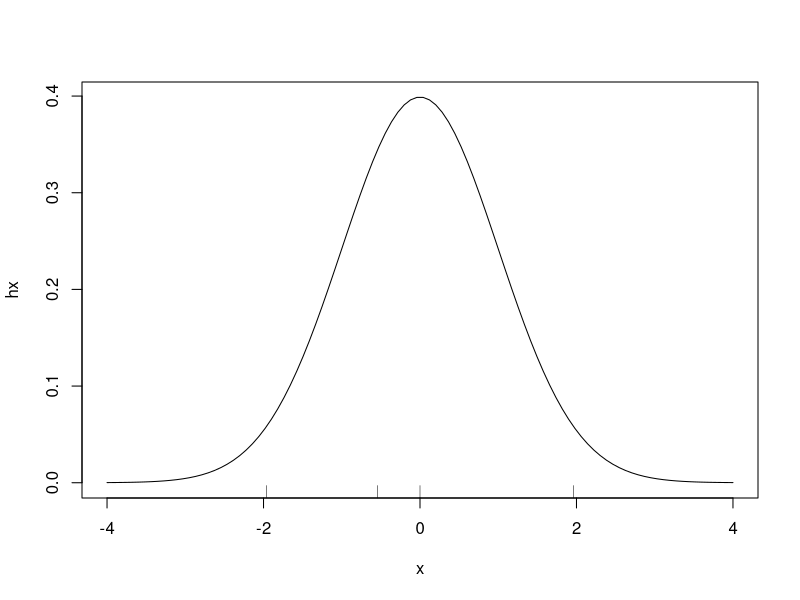
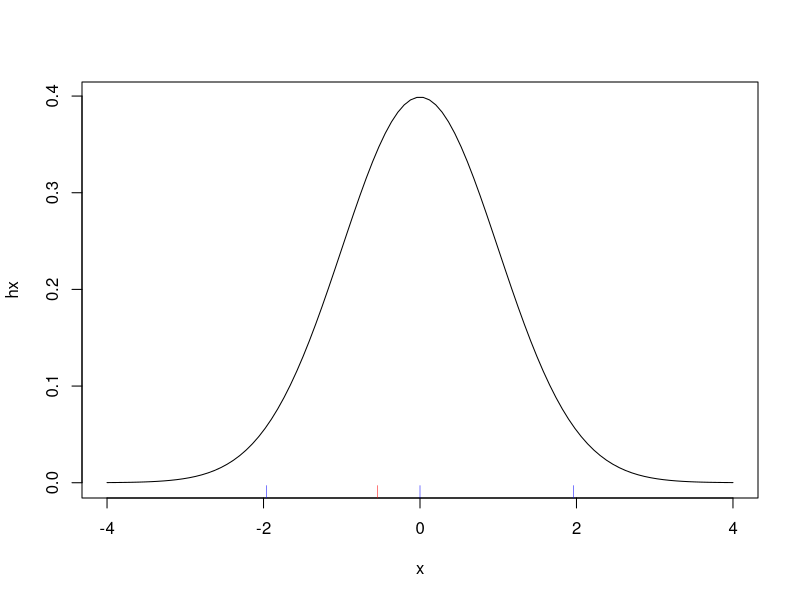
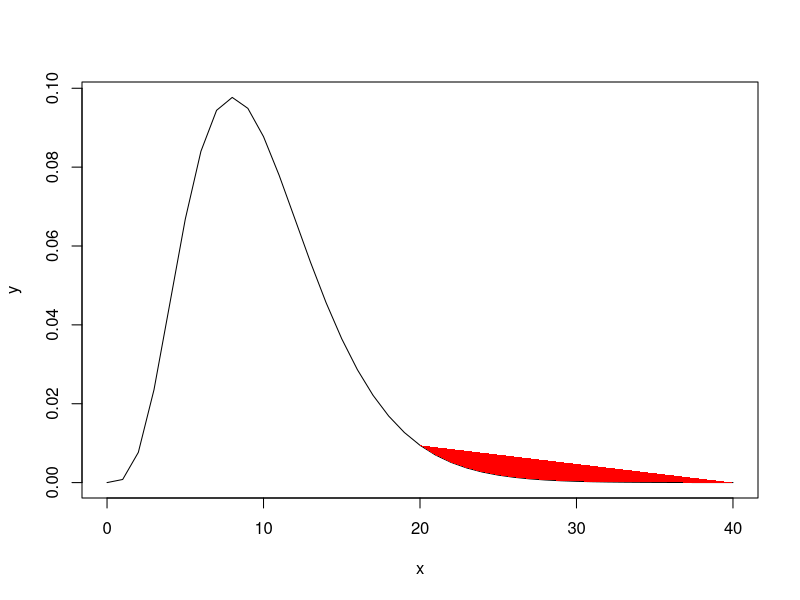
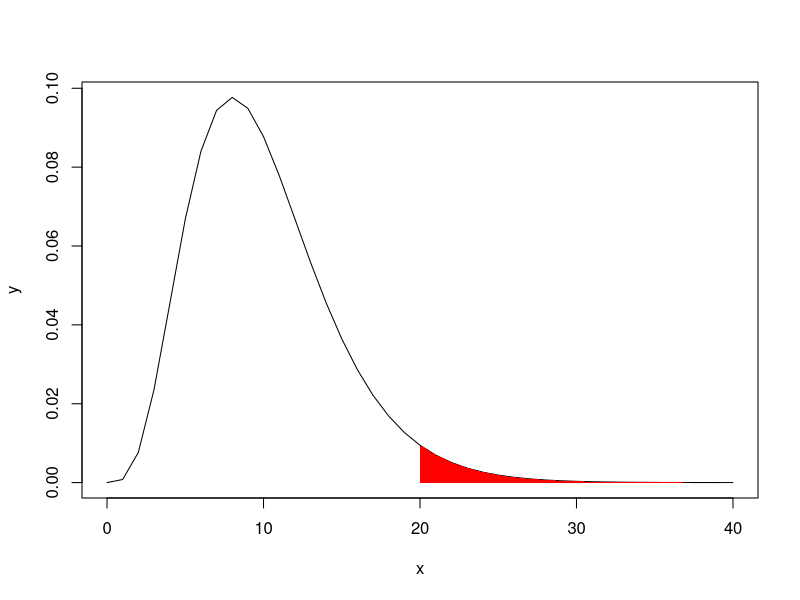

Source code (R) for these figures, in order:
## ---- chunk 1
knitr::opts_chunk$set(echo = TRUE)
## ---- chunk 2
x<-c(3.801895,5.214785,5.445979,4.293448,7.401404,4.156799,6.029400,3.982314,3.605331,4.707879,4.087529,4.635022,5.597247,3.889285,6.268631,
6.304441,5.565396,5.380210,1.754372,5.449418)
u.test<-function(x,mu,thegma)
{  Se=thegma/sqrt(length(x))
   u=(mean(x)-mu)/Se
   p=pnorm(u)
   list(u=u, p=p)
}
rst<-u.test(x,5,1)
rst

m<-qnorm(0.975)
x <- seq(-4, 4, length=100)
hx <- dnorm(x)
plot(x,hx,"l")
rug(c(-m,rst$u,0,m))
## ---- chunk 3
n<-pnorm(80,100,15)
n
pnorm(120,100,15)-pnorm(80,100,15)
## ---- chunk 4
u.test<-function(x,mu,thegma,alternative="twoside")
{  Se=thegma/sqrt(length(x))
   u <-(mean(x)-mu)/Se
   p <-pnorm(u)
   if(alternative=="twoside") p<-2*(1-pnorm(abs(u))) #u轉成正的,1-pnorm(abs(u))為全部扣除外面面積,*2可得兩邊的面積
   else if (alternative=="less") p<-pnorm(u)
   else p <- 1-pnorm(u)
   list(u=u, p=p)
}


b=c(22,24,21,24,23,24,23,22,21,25)
u.test(b, 25,2.4,"less")

## ---- chunk 5
x=c(50.2,49.6,51.0,50.8,50.6,49.8,51.2,49.7,51.5,50.3,51.0,50.6)
t.test(x,mu=50,alternative ="greater") 
#P-value小於0.025 範圍(0.027,0.075)
var.test1<-function(x, sigma2){
  n<-length(x)
  S2=var(x)
  df=n-1
  chi2<-df*S2/sigma2; #來自於標準常態分配的N個隨機變數，其平方和屬於chi2(n)卡方自由度為n的分配
  P<-pchisq(chi2,df)
  data.frame(var=S2, df=df, chisq2=chi2, P_value=P)
}
## ---- chunk 6
m<-qnorm(0.975)
x<-seq(-4,4,length=100)
hx<-dnorm(x)
plot(x,hx,"l")
rug(c(-m,0,m),col="blue")
rug(c(rst$u),col="red")

## ---- chunk 7
x1=c(24, 29, 39, 40, 32, 32, 31, 44, 37, 37, 50, 28, 24, 48, 25,40, 32, 34, 35, 41)
x2=c(44, 34, 36, 38, 30, 30, 35, 38, 40, 46, 38, 35, 38, 36, 38,40, 34, 37, 40, 46)
var.test(x1,x2)
x1=c(48,47,44,45,46,47,43,47,42,48)
x2=c(36,45,47,38,39,42,36,42,46,35)
var.test(x1,x2)

## ---- chunk 8
before = c(94.5,101,110,103.5,97,88.5,96.5,101,104,116.5)
after = c(85,89.5,101.5,96,86,80.5,87,93.5,93,102)
t.test(before,after,paired=T)

## ---- chunk 9
ks.test(rnorm(100, mean = 5, sd = 3),"pnorm",mean=5,sd=3)#來自常態
ks.test(rnorm(100, mean = 5, sd = 3),rnorm(100, mean = 5, sd = 3))#來自同一母體(差一點)
## ---- chunk 10
#install.packages(nortest)
#library(nortest)
#lillie.test(rnorm(100, mean = 5, sd = 3))
## ---- chunk 11
x<-seq(0,40)
y<-dchisq(x,df=10)
i<-x>=20
plot(x,y,"l")

polygon(x[i],y[i],col = "red",border = NA)


## ---- chunk 12
x<-seq(0,40)
y<-dchisq(x,df=10)
i<-x>=20
plot(x,y,"l")

polygon(c(x[i],20),c(y[i],0),col = "red", border = NA)
